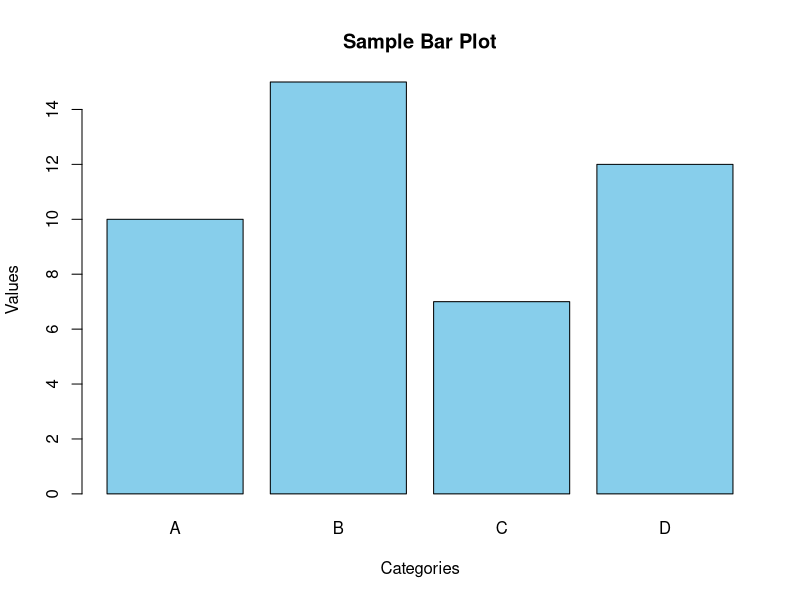

This chart was generated by the following R code:
# R script to create a bar plot

# Create sample data
categories <- c("A", "B", "C", "D")
values <- c(10, 15, 7, 12)

# Create the bar plot
barplot(values,
        names.arg = categories,
        main = "Sample Bar Plot",
        xlab = "Categories",
        ylab = "Values",
        col = "skyblue",
        border = "black")

# Optionally, save the plot to a file
# png("barplot.png")
# barplot(values, names.arg = categories, main = "Sample Bar Plot", xlab = "Categories", ylab = "Values", col = "skyblue", border = "black")
# dev.off()
